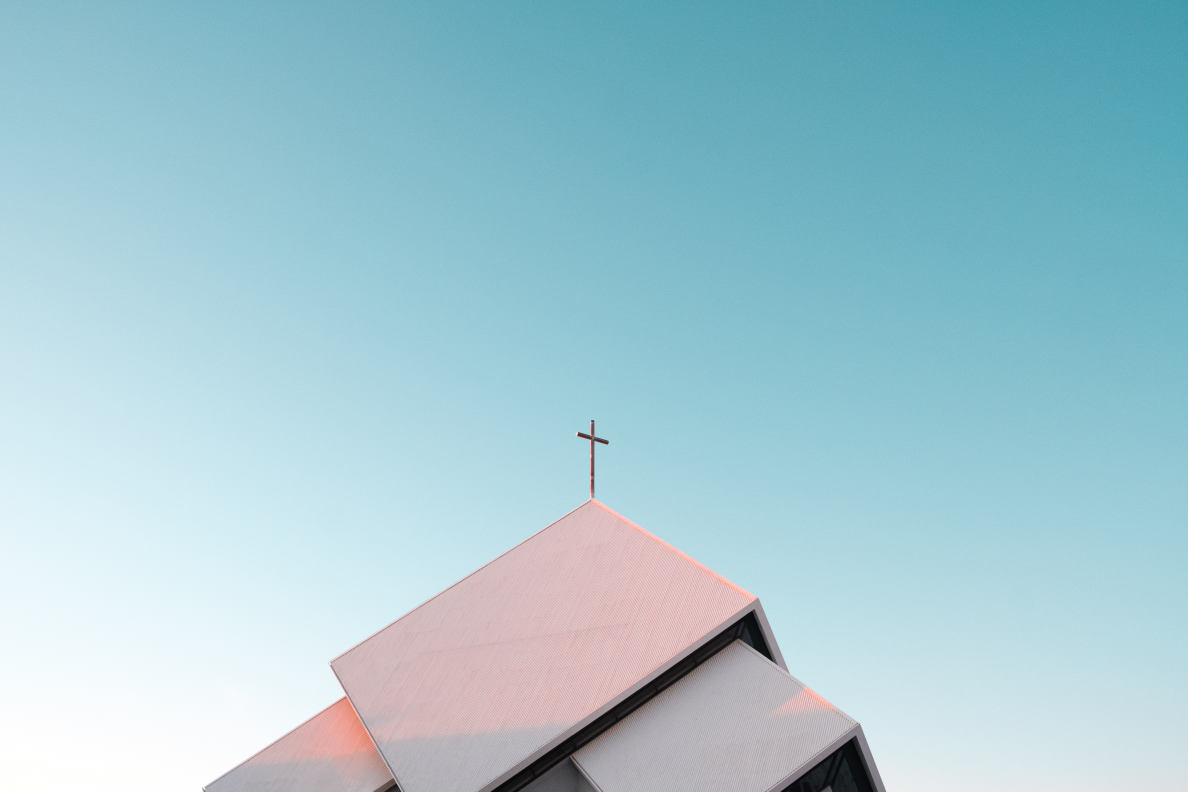
#> input picture test.jpg, 5939 x 3959 px (shown at 1/5 size)
$ python log.py
#> lines starting #> are read from the running program, lines starting #| are printed output that depends on the picture; after the words box and inside, x2 and y2 are one past the last pixel; in counts of white or black regions, pixels touching at a corner belong together
import numpy as np
from scipy import fftpack
import cv2

def log_gabor(img, wavelength, orientation, bandwidth=0.5):
    rows, cols = img.shape
    radius = np.fft.fftshift(np.fft.fftfreq(cols)[np.newaxis, :]**2 +
                            np.fft.fftfreq(rows)[:, np.newaxis]**2)
    radius = np.sqrt(radius)
    radius[0, 0] = 1  # Avoid division by zero

    # Radial component (log-Gabor)
    log_gabor = np.exp(-(np.log(radius * wavelength))**2 /
                     (2 * np.log(bandwidth)**2))
    log_gabor[0, 0] = 0  # Set DC component to zero

    # Angular component
    theta = np.arctan2(-np.fft.fftfreq(rows)[:, np.newaxis],
                       np.fft.fftfreq(cols)[np.newaxis, :])
    spread = np.exp(-2 * (theta - orientation)**2 / (np.pi/4)**2)

    # Combine components
    filter = log_gabor * spread
    return filter

img = cv2.imread('test.jpg')
#> img is the input picture: shape (3959, 5939, 3); mean B, G, R 209.7, 199.5, 161.5

gray_img = cv2.cvtColor(img, cv2.COLOR_BGR2GRAY)
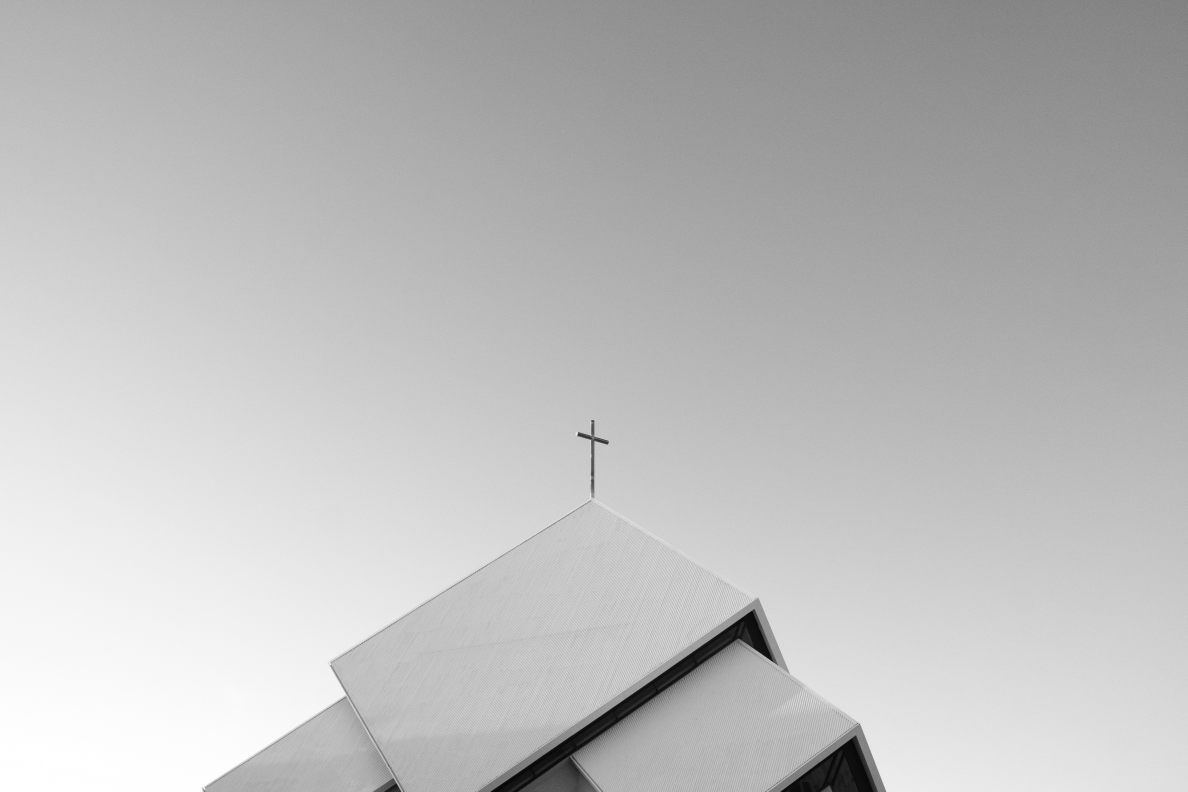
#> gray_img: shape (3959, 5939) (shown at 1/5 size); min 3, max 255, mean 189.3

normalized = cv2.normalize(gray_img, None, 0, 255, cv2.NORM_MINMAX)

_ , thresh = cv2.threshold(normalized, np.mean(normalized), 255, cv2.THRESH_BINARY)
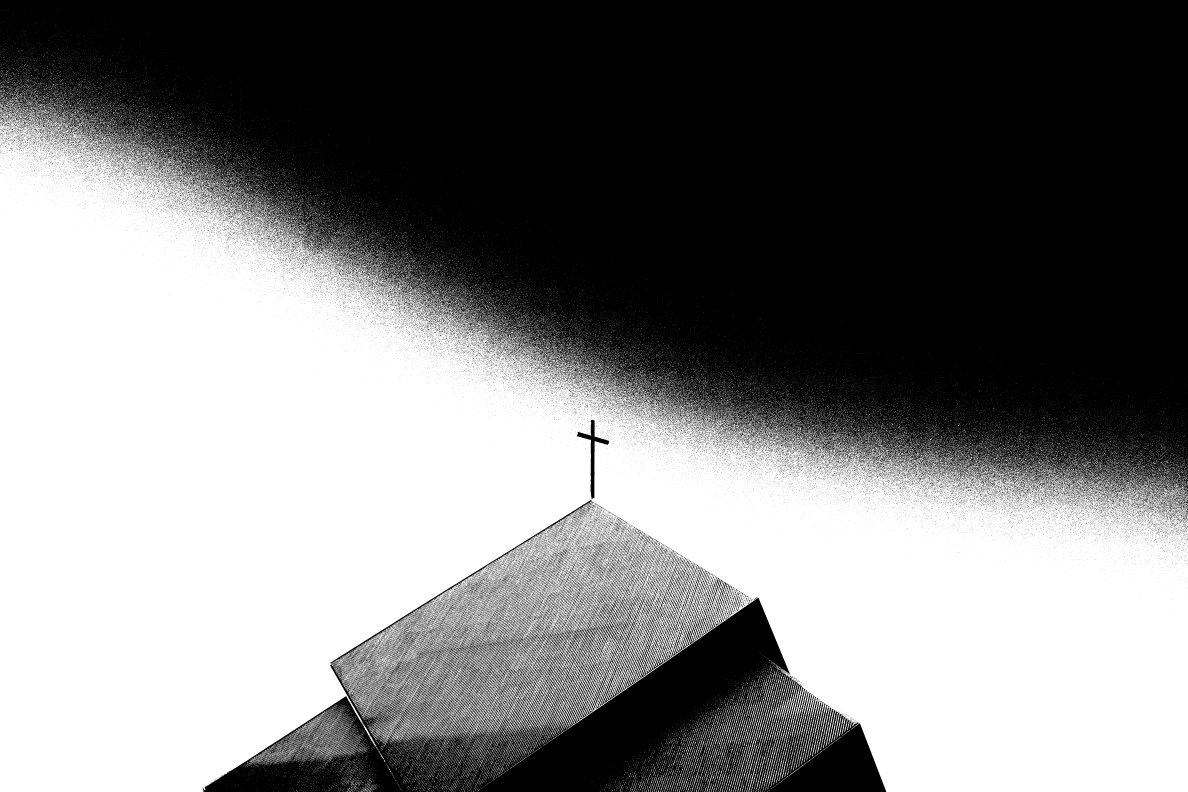
#> thresh: shape (3959, 5939) (shown at 1/5 size); 49.3% white; 66740 white regions (63741 under 20 px), largest, box (x1, y1, x2, y2) and area: (0, 509, 5939, 3959) 11150700, (3742, 3361, 3909, 3959) 2182, (3813, 3398, 3958, 3959) 1996

imgResized = cv2.resize(thresh, (960, 540))
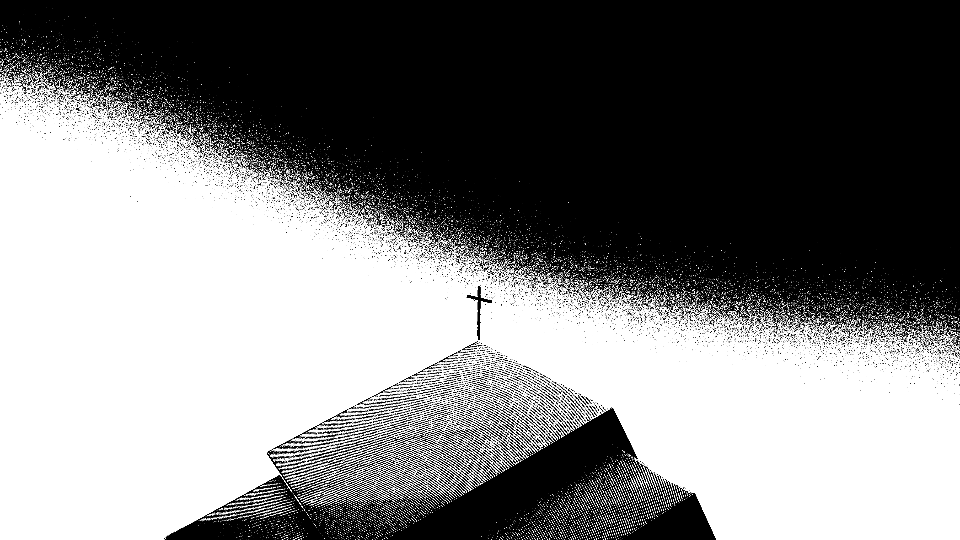
#> imgResized: shape (540, 960); min 0, max 255, mean 125.7

# Apply Gabor filter
gabor_filter = log_gabor(imgResized, 0.5, np.pi/4)
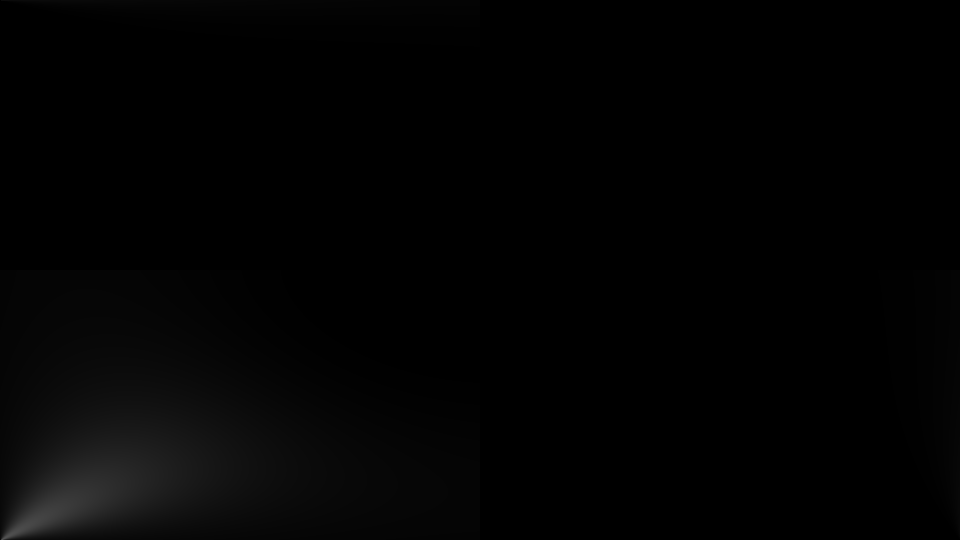
#> gabor_filter: shape (540, 960) float64; min 0, max 0.318, mean 0.0113

cv2.imshow('Gabor Filter', gabor_filter)

$ run again, with el.JPG copied over test.jpg
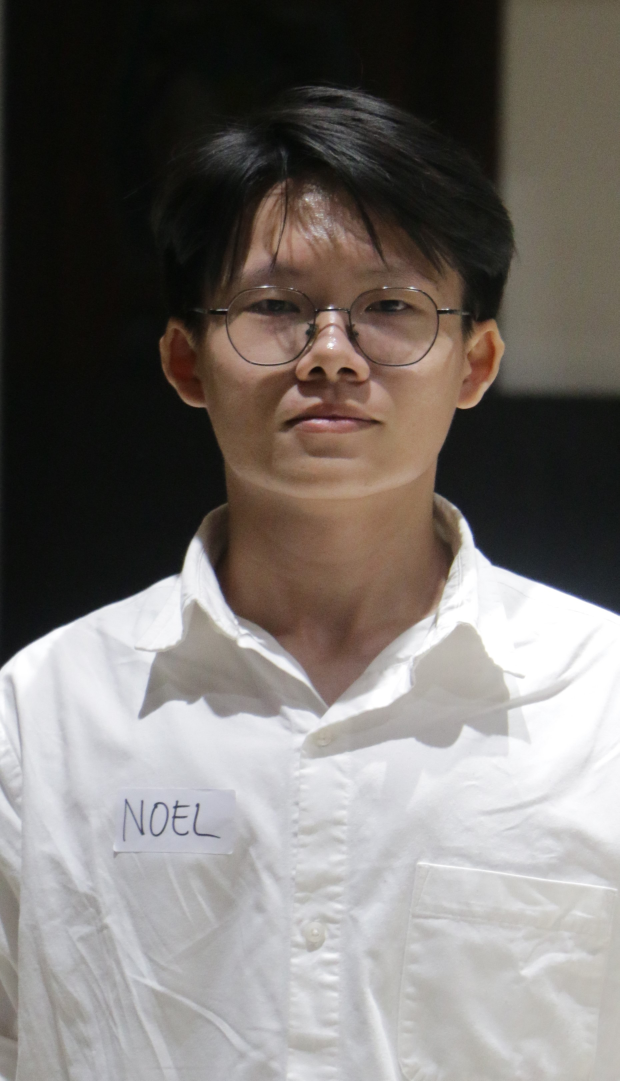
#> input picture el.JPG, 1858 x 3242 px (shown at 1/3 size)
#> img is the input picture: shape (3242, 1858, 3); mean B, G, R 111, 114.9, 120
#> `_ , thresh = cv2.threshold(normalized, np.mean(normalized), 255, cv2.T..`:
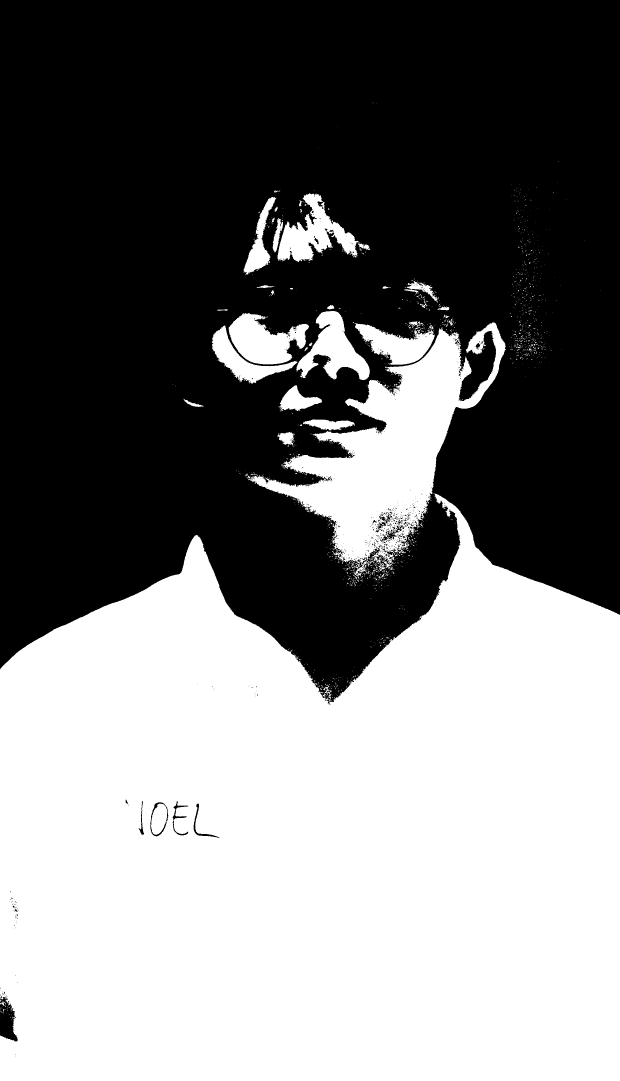
#> thresh: shape (3242, 1858) (shown at 1/3 size); 48.5% white; 1503 white regions (1433 under 20 px), largest, box (x1, y1, x2, y2) and area: (0, 1481, 1858, 3242) 2608483, (744, 967, 1518, 1729) 189591, (686, 939, 927, 1093) 21699
#> `imgResized = cv2.resize(thresh, (960, 540))`:
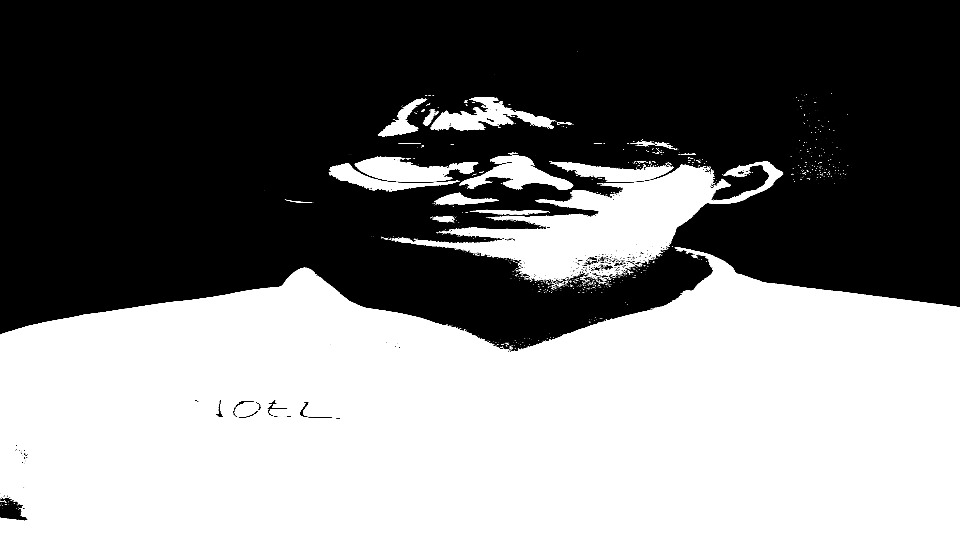
#> imgResized: shape (540, 960); min 0, max 255, mean 123.6
